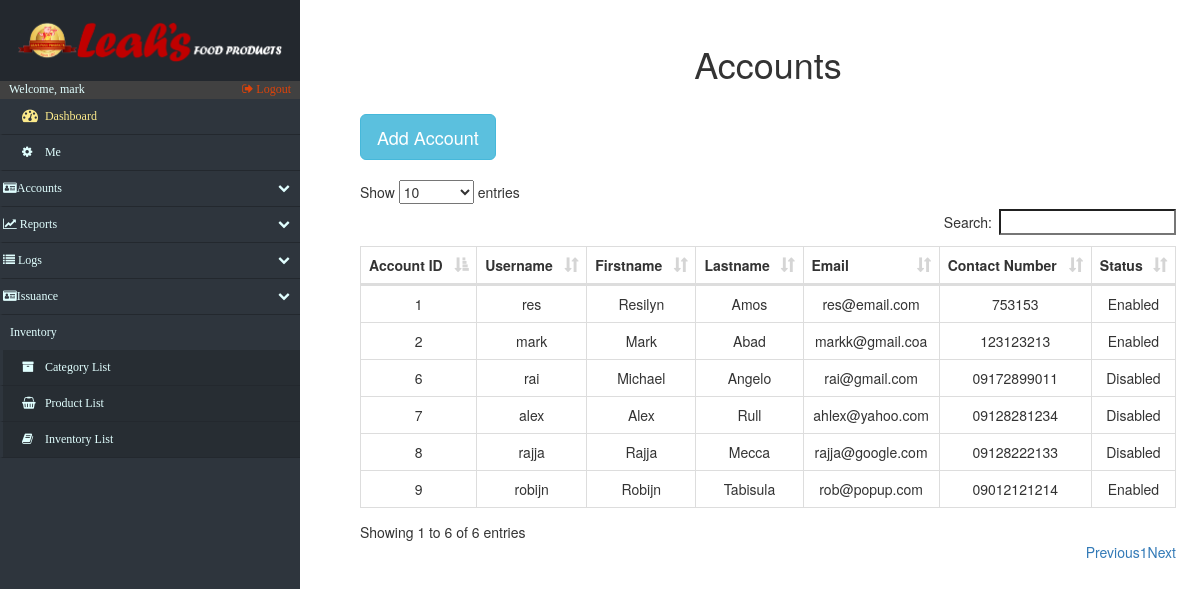
Screenshot of /accounts_Info.php (signed in) with the database file from the repository.
### tables this page shows
CREATE TABLE `accounts` (
  `acc_id` int(12) NOT NULL,
  `username` varchar(15) NOT NULL,
  `first_name` varchar(20) NOT NULL,
  `last_name` varchar(20) NOT NULL,
  `password` varchar(128) NOT NULL,
  `email` varchar(50) NOT NULL,
  `contact_no` varchar(20) NOT NULL,
  `status` varchar(10) NOT NULL DEFAULT 'Disabled',
  `branch` varchar(50) DEFAULT NULL,
  `acctype` varchar(45) DEFAULT NULL,
  `security_key` varchar(45) DEFAULT NULL
);

### accounts_Info.php (the view, shortened to what this page needs)
<!DOCTYPE html>
<html lang="en">
<head>
    <?php include('fragments/config.php') ?>
    <link rel="stylesheet" href="https://maxcdn.bootstrapcdn.com/bootstrap/3.3.7/css/bootstrap.min.css">
    <link href="src/css/datatables.css" rel="stylesheet">
    <link href="//maxcdn.bootstrapcdn.com/font-awesome/4.2.0/css/font-awesome.min.css" rel="stylesheet">
    <link href="src/css/sidebar.css" rel="stylesheet">
    <link href="src/css/custom.css" rel="stylesheet">
</head>
<body>
    <div class="nav-side-menu">
        <div class="brand">
            <div class="brandtext"></div>
        </div>
        <div class="user_info">
            <span>Welcome, <?php
                echo $_SESSION['username'];
                ?>
            </span>
            <a href="fragments/logout.php">
                <i class="fa fa-sign-out" aria-hidden="true"></i> Logout
            </a>
        </div>
        <div class="menu-list">
            <ul id="menu-content" class="menu-content collapse out">
                <li>
                    <a id="dashboard_txt" href="index.php">
                        <i class="fa fa-dashboard fa-lg"></i> Dashboard
                    </a>
                </li>
                 <li><a href="settings.php"><i class="fa fa-cog"></i> Me</a></li>
                <li data-toggle="collapse" data-target="#accounts" class="collapsed">
                    <i class="fa fa-id-card" aria-hidden="true"></i>Accounts <span class="arrow"></span>
                </li>
                <li data-toggle="collapse" data-target="#reports" class="collapsed">
                    <i class="fa fa-line-chart" aria-hidden="true"></i> Reports <span class="arrow"></span>
                </li>
                <li data-toggle="collapse" data-target="#issue" class="collapsed">
                    <i class="fa fa-list" aria-hidden="true"></i> Logs <span class="arrow"></span>
                </li>
                 <li data-toggle="collapse" data-target="#issuance" class="collapsed">
                    <i class="fa fa-id-card" aria-hidden="true"></i>Issuance<span class="arrow"></span>
                </li>
                <div class="sub-menu_nct">
                    <span class="sub-menu">Inventory
                    </span>
                </div>
                <li class="sub-menu_nc">
                    <a class="sub-menu_nc" href="categories.php">
                        <i class="fa fa-archive"> </i> Category List
                    </a>
                </li>
                <li class="sub-menu_nc">
                    <a class="sub-menu_nc" href="products.php">
                        <i class="fa fa-shopping-basket"> </i> Product List
                    </a>
                </li>
                <li class="sub-menu_nc">
                    <a href="inventory.php">
                        <i class="fa fa-book"> </i> Inventory List
                    </a>
                </li>
            </ul>
        </div>
    </div>
    <div id="page-content-wrapper">
        <div class="containers">
            <table class="table table-striped table-bordered">
                <h1 align="center">Accounts</h1>
            </table>
            <?php
							$retrieve = ("SELECT acc_id, username, first_name, last_name, email, contact_no, status FROM accounts ");
							$results = mysqli_query($db, $retrieve);
						?>
                <table class="table table-striped table-bordered">
                    <button type="button" class="btn btn-info btn-lg" data-toggle="modal" data-target="#myModal">Add Account</button>
                </table>
                <table id="datatables" class="table table-hover table-bordered dataTable" cellspacing="0" width="100%" role="grid" aria-describedby="myTable_info" style="width: 100%;">
                    <thead>
                        <tr>
                            <th>Account ID</th>
                            <th>Username</th>
                            <th>Firstname</th>
                            <th>Lastname</th>
                            <th>Email</th>
                            <th>Contact Number</th>
                            <th>Status</th>
                        </tr>
                    </thead>
                    <tbod y>
                        <?php
							foreach ($results as $data):
						?>
                            <tr>
                                <td data-title="accountID">
                                    <?php echo $data["acc_id"]; ?>
                                </td>
                                <td data-title="user_name">
                                    <?php echo $data["username"]; ?>
                                </td>
                                <td data-title="fname">
                                    <?php echo $data["first_name"]; ?>
                                </td>
                                <td data-title="lname">
                                    <?php echo $data["last_name"]; ?>
                                </td>
                                <td data-title="mail">
                                    <?php echo $data["email"]; ?>
                                </td>
                                <td data-title="cno">
                                    <?php echo $data["contact_no"]; ?>
                                </td>
                                <td data-title="status">
                                    <?php echo $data["status"]; ?>
                                </td>
                            </tr>
                            <?php
							endforeach;
						?>
                </table>
        </div>
    </div>
</body>
</html>

### src/css/datatables.css (style rules this page uses)
table.dataTable { clear: both; width: auto; text-align: center; margin-top: 6px !important; margin-bottom: 6px !important; max-width: none !important; border-collapse: separate !important }
table.dataTable td, table.dataTable th { -webkit-box-sizing: content-box; box-sizing: content-box }
table.dataTable thead>tr>th.sorting_asc, table.dataTable thead>tr>th.sorting_desc, table.dataTable thead>tr>th.sorting, table.dataTable thead>tr>td.sorting_asc, table.dataTable thead>tr>td.sorting_desc, table.dataTable thead>tr>td.sorting { padding-right: 30px }
table.dataTable thead .sorting, table.dataTable thead .sorting_asc, table.dataTable thead .sorting_desc, table.dataTable thead .sorting_asc_disabled, table.dataTable thead .sorting_desc_disabled { cursor: pointer; position: relative }
table.dataTable thead .sorting:after, table.dataTable thead .sorting_asc:after, table.dataTable thead .sorting_desc:after, table.dataTable thead .sorting_asc_disabled:after, table.dataTable thead .sorting_desc_disabled:after { position: absolute; bottom: 8px; right: 8px; display: block; font-family: 'Glyphicons Halflings'; opacity: 0.5 }
table.dataTable thead .sorting:after { opacity: 0.2; content: "\e150" }
table.dataTable thead .sorting_asc:after { content: "\e155" }
table.table-bordered.dataTable th, table.table-bordered.dataTable td { border-left-width: 0 }
table.table-bordered.dataTable th:last-child, table.table-bordered.dataTable th:last-child, table.table-bordered.dataTable td:last-child, table.table-bordered.dataTable td:last-child { border-right-width: 0 }
table.table-bordered.dataTable tbody th, table.table-bordered.dataTable tbody td { border-bottom-width: 0 }

### src/css/sidebar.css (style rules this page uses)
.nav-side-menu { overflow: hidden; font-family: verdana; font-size: 12px; font-weight: 200; background-color: #2e353d; position: fixed; top: 0px; width: 300px; height: 100%; color: #e1ffff; }
.nav-side-menu .brand { background-color: #23282e; line-height: 50px; display: block; text-align: center; font-size: 14px; }
.nav-side-menu ul, .nav-side-menu li { list-style: none; padding: 0px; margin: 0px; line-height: 35px; cursor: pointer; }
.nav-side-menu li { padding-left: 0px; border-left: 3px solid #2e353d; border-bottom: 1px solid #23282e; }
.nav-side-menu li a { text-decoration: none; color: #e1ffff; }
.nav-side-menu li a i { padding-left: 10px; width: 20px; padding-right: 20px; }
@media (min-width: 800px) { .nav-side-menu .menu-list .menu-content { display: block; } }
body { margin: 0px; padding: 0px; }
#dashboard_txt { color: #fcea8b; }
.sub-menu_nc { background-color: #272d33; }
.sub-menu_nct { padding-left: 10px; }
.nav-side-menu .brand .brandtext { padding: 4%; content: url(../img/LeahsTextAlter.PNG); width: 100%; text-align: center; }
.user_info { background-color: #414141; }
.user_info a { float: right; padding-right: 3%; color: #dd430a; }
.user_info span { padding-left: 3% }
.sub-menu_nc a { display: block; }
.menu-content > li a { display: inline-block; width: 100%; }
#menu-content li a { padding-left: 3%; }

### src/css/custom.css (style rules this page uses)
.containers { padding: 0px; margin: 0px; margin-top:2%; float: right; width: 79%; padding-right: 5%; }
@media (max-width: 1600px) { .containers { width: 75%; padding-right: 4%; } }
@media (max-width: 1400px) { .containers { width: 73%; padding-right 3%;: } }
@media (max-width: 1260px) { .containers { width: 70%; padding-right: 2%; } }

### rows the page displays
accounts: acc_id "1", username "res", first_name "Resilyn", last_name "Amos", email "res@email.com", contact_no "753153", status "Enabled"
accounts: acc_id "2", username "mark", first_name "Mark", last_name "Abad", email "markk@gmail.coa", contact_no "123123213", status "Enabled"
accounts: acc_id "6", username "rai", first_name "Michael", last_name "Angelo", email "rai@gmail.com", contact_no "09172899011", status "Disabled"
accounts: acc_id "7", username "alex", first_name "Alex", last_name "Rull", email "ahlex@yahoo.com", contact_no "09128281234", status "Disabled"
accounts: acc_id "8", username "rajja", first_name "Rajja", last_name "Mecca", email "rajja@google.com", contact_no "09128222133", status "Disabled"
accounts: acc_id "9", username "robijn", first_name "Robijn", last_name "Tabisula", email "rob@popup.com", contact_no "09012121214", status "Enabled"

### other values shown
$_SESSION['username'] "mark"
